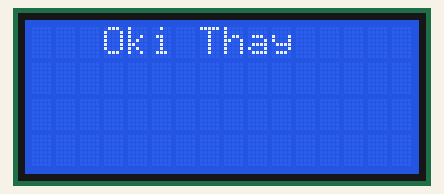
Recording of a sketch running on a simulated Arduino Uno, built with avr-gcc and run on an emulated ATmega328P. Parts: 16×4 character LCD.

Above: at 0.1 s.

The sketch:

LEC_I2C.ino
```cpp
#include <Wire.h>;
#include <LiquidCrystal_I2C.h>;
LiquidCrystal_I2C lcd(0x27,16,4);
//0x27 là địa chỉ màn hình trong bus I2C. Phần này chúng ta không cần phải quá bận tâm vì hầu hết màn hình (20x4,...) đều như thế này!
//16 là số cột của màn hình (nếu dùng loại màn hình 20x4) thì thay bằng 20
//2 là số dòng của màn hình (nếu dùng loại màn hình 20x4) thì thay bằng 4
byte traitim[8]={
  B01010,
  B11111,
  B11111,
  B01110,
  B00100,
  B00000,
  B00000,
  B00000,
}; // Cái này là tạo hình trái tim...đoạn này tham khảo của Thạc Sĩ Huỳnh Minh Phú đó các bạn
void setup(){
lcd.init();       //Khởi động màn hình. Bắt đầu cho phép Arduino sử dụng màn hình
lcd.backlight();   //Bật đèn nền
}
void loop()
{
  lcd.setCursor(3,0);
  lcd.print("Oki Thay ");//Viết dòng chữ Anh Yêu Em...Các bạn có thể thay bằng dòng khác như Minh Thich Cau...
  int i;
  // Viết liên tục các ký tự trái tim ở dòng 2
  for (i=0;i<=10;i++){
  lcd.setCursor(i,1);
  delay(100);
  }
  delay(1000);
  lcd.clear();//Xóa màn hình
  delay(200);
}
```
